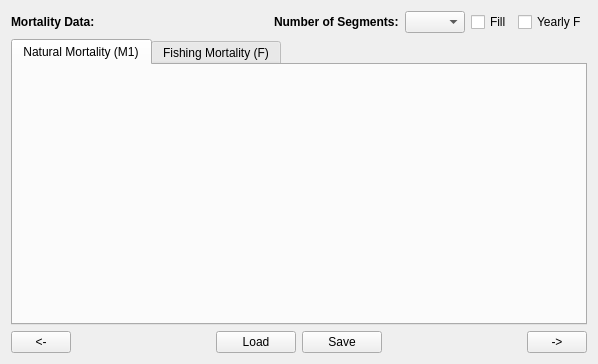
<?xml version="1.0" encoding="UTF-8"?>
<ui version="4.0">
 <class>SSCAA_Tab5_MortalityTab</class>
 <widget class="QWidget" name="SSCAA_Tab5_MortalityTab">
  <property name="geometry">
   <rect>
    <x>0</x>
    <y>0</y>
    <width>598</width>
    <height>364</height>
   </rect>
  </property>
  <property name="windowTitle">
   <string>Form</string>
  </property>
  <layout class="QVBoxLayout" name="verticalLayout_3">
   <item>
    <layout class="QHBoxLayout" name="horizontalLayout">
     <item>
      <widget class="QLabel" name="SSCAA_Tab5_TitleLBL">
       <property name="font">
        <font>
         <weight>75</weight>
         <bold>true</bold>
        </font>
       </property>
       <property name="text">
        <string>Mortality Data:</string>
       </property>
      </widget>
     </item>
     <item>
      <widget class="QLabel" name="SSCAA_Tab5_SpeciesLBL">
       <property name="text">
        <string/>
       </property>
      </widget>
     </item>
     <item>
      <spacer name="horizontalSpacer">
       <property name="orientation">
        <enum>Qt::Horizontal</enum>
       </property>
       <property name="sizeHint" stdset="0">
        <size>
         <width>40</width>
         <height>20</height>
        </size>
       </property>
      </spacer>
     </item>
     <item>
      <widget class="QLabel" name="label">
       <property name="font">
        <font>
         <weight>75</weight>
         <bold>true</bold>
        </font>
       </property>
       <property name="text">
        <string>Number of Segments:</string>
       </property>
      </widget>
     </item>
     <item>
      <widget class="QComboBox" name="SSCAA_Tab5_NumSegCMB">
       <property name="sizePolicy">
        <sizepolicy hsizetype="Fixed" vsizetype="Fixed">
         <horstretch>0</horstretch>
         <verstretch>0</verstretch>
        </sizepolicy>
       </property>
       <property name="minimumSize">
        <size>
         <width>60</width>
         <height>0</height>
        </size>
       </property>
       <property name="maximumSize">
        <size>
         <width>60</width>
         <height>25</height>
        </size>
       </property>
       <property name="toolTip">
        <string>Number of Natural Mortality Segments</string>
       </property>
       <property name="statusTip">
        <string>Number of Natural Mortality Segments</string>
       </property>
       <property name="whatsThis">
        <string>&lt;html&gt;&lt;head/&gt;&lt;body&gt;&lt;p align=&quot;center&quot;&gt;&lt;span style=&quot; font-weight:600;&quot;&gt;Number of Natural Mortality Segments&lt;/span&gt;&lt;/p&gt;&lt;p&gt;These are the number of segments into which the yearly natural mortality data can be grouped. The minimum is 1, where all years are binned into a single segment. The maximum is the number of years for which there are data. For example, if data exist for years 1980 to 2000, then the maximum number of segments would be 21.&lt;/p&gt;&lt;/body&gt;&lt;/html&gt;</string>
       </property>
      </widget>
     </item>
     <item>
      <widget class="QCheckBox" name="SSCAA_Tab5_AutoFillSegCB">
       <property name="toolTip">
        <string>Fill the First Year and Last Year segment cells as evenly as possible.</string>
       </property>
       <property name="statusTip">
        <string>Fill the First Year and Last Year segment cells as evenly as possible.</string>
       </property>
       <property name="text">
        <string>Fill</string>
       </property>
      </widget>
     </item>
     <item>
      <widget class="QCheckBox" name="SSCAA_Tab5_YearlyFCB">
       <property name="toolTip">
        <string>Use a single value per year for Fishing Mortality (assume all age-specific values are the same)</string>
       </property>
       <property name="statusTip">
        <string>Use a single value per year for Fishing Mortality (assume all age-specific values are the same)</string>
       </property>
       <property name="text">
        <string>Yearly F</string>
       </property>
      </widget>
     </item>
    </layout>
   </item>
   <item>
    <widget class="QTabWidget" name="tabWidget">
     <property name="currentIndex">
      <number>0</number>
     </property>
     <widget class="QWidget" name="tab">
      <attribute name="title">
       <string>Natural Mortality (M1)</string>
      </attribute>
      <layout class="QVBoxLayout" name="verticalLayout">
       <item>
        <layout class="QVBoxLayout" name="SSCAA_Tab5_TVLayoutLT"/>
       </item>
      </layout>
     </widget>
     <widget class="QWidget" name="tab_2">
      <attribute name="title">
       <string>Fishing Mortality (F)</string>
      </attribute>
      <layout class="QVBoxLayout" name="verticalLayout_2">
       <item>
        <layout class="QVBoxLayout" name="SSCAA_Tab5_TVLayoutLT2"/>
       </item>
      </layout>
     </widget>
    </widget>
   </item>
   <item>
    <layout class="QHBoxLayout" name="horizontalLayout_87">
     <item>
      <widget class="QPushButton" name="SSCAA_Tab5_PrevPB">
       <property name="sizePolicy">
        <sizepolicy hsizetype="Fixed" vsizetype="Fixed">
         <horstretch>0</horstretch>
         <verstretch>0</verstretch>
        </sizepolicy>
       </property>
       <property name="minimumSize">
        <size>
         <width>60</width>
         <height>0</height>
        </size>
       </property>
       <property name="maximumSize">
        <size>
         <width>60</width>
         <height>16777215</height>
        </size>
       </property>
       <property name="toolTip">
        <string>Go to the previous page</string>
       </property>
       <property name="statusTip">
        <string>Go to the previous page</string>
       </property>
       <property name="text">
        <string>&lt;-</string>
       </property>
      </widget>
     </item>
     <item>
      <spacer name="horizontalSpacer_95">
       <property name="orientation">
        <enum>Qt::Horizontal</enum>
       </property>
       <property name="sizeHint" stdset="0">
        <size>
         <width>40</width>
         <height>20</height>
        </size>
       </property>
      </spacer>
     </item>
     <item>
      <widget class="QPushButton" name="SSCAA_Tab5_ReloadPB">
       <property name="enabled">
        <bool>true</bool>
       </property>
       <property name="toolTip">
        <string>Load table data</string>
       </property>
       <property name="statusTip">
        <string>Load table data</string>
       </property>
       <property name="text">
        <string>Load</string>
       </property>
      </widget>
     </item>
     <item>
      <widget class="QPushButton" name="SSCAA_Tab5_SavePB">
       <property name="enabled">
        <bool>true</bool>
       </property>
       <property name="toolTip">
        <string>Save above table data</string>
       </property>
       <property name="statusTip">
        <string>Save above table data</string>
       </property>
       <property name="text">
        <string>Save</string>
       </property>
      </widget>
     </item>
     <item>
      <spacer name="verticalSpacer_42">
       <property name="orientation">
        <enum>Qt::Horizontal</enum>
       </property>
       <property name="sizeType">
        <enum>QSizePolicy::Expanding</enum>
       </property>
       <property name="sizeHint" stdset="0">
        <size>
         <width>48</width>
         <height>20</height>
        </size>
       </property>
      </spacer>
     </item>
     <item>
      <widget class="QPushButton" name="SSCAA_Tab5_NextPB">
       <property name="sizePolicy">
        <sizepolicy hsizetype="Fixed" vsizetype="Fixed">
         <horstretch>0</horstretch>
         <verstretch>0</verstretch>
        </sizepolicy>
       </property>
       <property name="minimumSize">
        <size>
         <width>60</width>
         <height>0</height>
        </size>
       </property>
       <property name="maximumSize">
        <size>
         <width>60</width>
         <height>16777215</height>
        </size>
       </property>
       <property name="toolTip">
        <string>Go to the next page</string>
       </property>
       <property name="statusTip">
        <string>Go to the next page</string>
       </property>
       <property name="text">
        <string>-&gt;</string>
       </property>
      </widget>
     </item>
    </layout>
   </item>
  </layout>
 </widget>
 <resources/>
 <connections/>
</ui>
